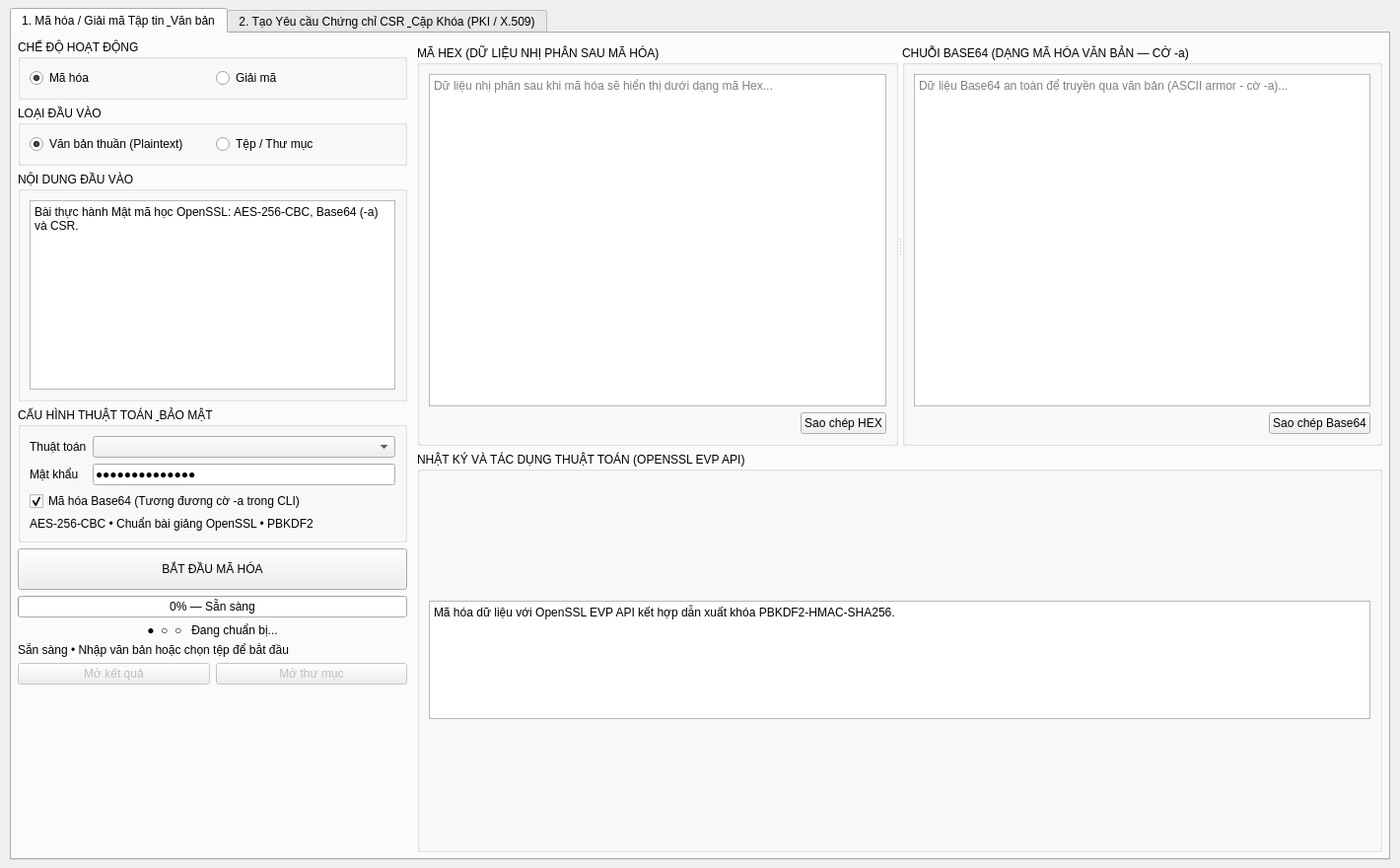
<?xml version="1.0" encoding="UTF-8"?>
<ui version="4.0">
 <class>MainWindow</class>
 <widget class="QMainWindow" name="MainWindow">
  <property name="geometry">
   <rect>
    <x>0</x>
    <y>0</y>
    <width>1420</width>
    <height>880</height>
   </rect>
  </property>
  <property name="windowTitle">
   <string>CryptoLab — An Toàn Thông Tin &amp; Mật Mã Ứng Dụng (Qt 6 / OpenSSL)</string>
  </property>
  <widget class="QWidget" name="centralwidget">
   <layout class="QVBoxLayout" name="mainVerticalLayout">
    <property name="spacing">
     <number>6</number>
    </property>
    <property name="leftMargin">
     <number>10</number>
    </property>
    <property name="topMargin">
     <number>8</number>
    </property>
    <property name="rightMargin">
     <number>10</number>
    </property>
    <property name="bottomMargin">
     <number>8</number>
    </property>
    <item>
     <widget class="QTabWidget" name="mainTabWidget">
      <property name="currentIndex">
       <number>0</number>
      </property>
      <widget class="QWidget" name="tabCrypto">
       <attribute name="title">
        <string>1. Mã hóa / Giải mã Tập tin &amp; Văn bản</string>
       </attribute>
       <layout class="QHBoxLayout" name="cryptoTabLayout">
        <property name="spacing">
         <number>10</number>
        </property>
        <property name="leftMargin">
         <number>6</number>
        </property>
        <property name="topMargin">
         <number>6</number>
        </property>
        <property name="rightMargin">
         <number>6</number>
        </property>
        <property name="bottomMargin">
         <number>6</number>
        </property>
        <item>
         <widget class="QWidget" name="controlPanel" native="true">
          <property name="minimumSize">
           <size>
            <width>380</width>
            <height>0</height>
           </size>
          </property>
          <property name="maximumSize">
           <size>
            <width>395</width>
            <height>16777215</height>
           </size>
          </property>
          <layout class="QVBoxLayout" name="controlLayout">
           <property name="spacing">
            <number>6</number>
           </property>
           <property name="leftMargin">
            <number>0</number>
           </property>
           <property name="topMargin">
            <number>0</number>
           </property>
           <property name="rightMargin">
            <number>0</number>
           </property>
           <property name="bottomMargin">
            <number>0</number>
           </property>
           <item>
            <widget class="QGroupBox" name="modeGroup">
             <property name="title">
              <string>CHẾ ĐỘ HOẠT ĐỘNG</string>
             </property>
             <layout class="QHBoxLayout" name="modeLayout">
              <item>
               <widget class="QRadioButton" name="encryptMode">
                <property name="text">
                 <string>Mã hóa</string>
                </property>
                <property name="checked">
                 <bool>true</bool>
                </property>
               </widget>
              </item>
              <item>
               <widget class="QRadioButton" name="decryptMode">
                <property name="text">
                 <string>Giải mã</string>
                </property>
               </widget>
              </item>
             </layout>
            </widget>
           </item>
           <item>
            <widget class="QGroupBox" name="inputTypeGroup">
             <property name="title">
              <string>LOẠI ĐẦU VÀO</string>
             </property>
             <layout class="QHBoxLayout" name="inputTypeLayout">
              <item>
               <widget class="QRadioButton" name="textModeRadio">
                <property name="text">
                 <string>Văn bản thuần (Plaintext)</string>
                </property>
                <property name="checked">
                 <bool>true</bool>
                </property>
               </widget>
              </item>
              <item>
               <widget class="QRadioButton" name="fileModeRadio">
                <property name="text">
                 <string>Tệp / Thư mục</string>
                </property>
               </widget>
              </item>
             </layout>
            </widget>
           </item>
           <item>
            <widget class="QGroupBox" name="sourceGroup">
             <property name="title">
              <string>NỘI DUNG ĐẦU VÀO</string>
             </property>
             <layout class="QVBoxLayout" name="sourceLayout">
              <property name="spacing">
               <number>4</number>
              </property>
              <item>
               <widget class="QStackedWidget" name="inputStack">
                <property name="currentIndex">
                 <number>0</number>
                </property>
                <widget class="QWidget" name="textInputPage">
                 <layout class="QVBoxLayout" name="textInputLayout">
                  <property name="leftMargin">
                   <number>0</number>
                  </property>
                  <property name="topMargin">
                   <number>0</number>
                  </property>
                  <property name="rightMargin">
                   <number>0</number>
                  </property>
                  <property name="bottomMargin">
                   <number>0</number>
                  </property>
                  <item>
                   <widget class="QPlainTextEdit" name="textInputEdit">
                    <property name="placeholderText">
                     <string>Nhập chuỗi văn bản cần mã hóa (hoặc dán bản mã Hex/Base64 để giải mã)...</string>
                    </property>
                    <property name="plainText">
                     <string>Bài thực hành Mật mã học OpenSSL: AES-256-CBC, Base64 (-a) và CSR.</string>
                    </property>
                   </widget>
                  </item>
                 </layout>
                </widget>
                <widget class="QWidget" name="fileInputPage">
                 <layout class="QVBoxLayout" name="fileInputLayout">
                  <property name="leftMargin">
                   <number>0</number>
                  </property>
                  <property name="topMargin">
                   <number>0</number>
                  </property>
                  <property name="rightMargin">
                   <number>0</number>
                  </property>
                  <property name="bottomMargin">
                   <number>0</number>
                  </property>
                  <item>
                   <layout class="QHBoxLayout" name="inputRowLayout">
                    <item>
                     <widget class="QLineEdit" name="inputEdit">
                      <property name="placeholderText">
                       <string>Kéo thả tệp hoặc thư mục...</string>
                      </property>
                     </widget>
                    </item>
                    <item>
                     <widget class="QPushButton" name="inputButton">
                      <property name="text">
                       <string>Tệp</string>
                      </property>
                     </widget>
                    </item>
                    <item>
                     <widget class="QPushButton" name="folderButton">
                      <property name="text">
                       <string>Thư mục</string>
                      </property>
                     </widget>
                    </item>
                   </layout>
                  </item>
                  <item>
                   <layout class="QHBoxLayout" name="outputRowLayout">
                    <item>
                     <widget class="QLineEdit" name="outputEdit">
                      <property name="placeholderText">
                       <string>Đường dẫn tệp kết quả...</string>
                      </property>
                     </widget>
                    </item>
                    <item>
                     <widget class="QPushButton" name="outputButton">
                      <property name="text">
                       <string>…</string>
                      </property>
                     </widget>
                    </item>
                   </layout>
                  </item>
                  <item>
                   <widget class="QLabel" name="fileInfoLabel">
                    <property name="text">
                     <string>Chưa chọn tệp hoặc thư mục</string>
                    </property>
                    <property name="wordWrap">
                     <bool>true</bool>
                    </property>
                   </widget>
                  </item>
                 </layout>
                </widget>
               </widget>
              </item>
             </layout>
            </widget>
           </item>
           <item>
            <widget class="QGroupBox" name="securityGroup">
             <property name="title">
              <string>CẤU HÌNH THUẬT TOÁN &amp; BẢO MẬT</string>
             </property>
             <layout class="QFormLayout" name="securityLayout">
              <item row="0" column="0">
               <widget class="QLabel" name="algorithmLabel">
                <property name="text">
                 <string>Thuật toán</string>
                </property>
               </widget>
              </item>
              <item row="0" column="1">
               <widget class="QComboBox" name="algorithmBox"/>
              </item>
              <item row="1" column="0">
               <widget class="QLabel" name="passwordLabel">
                <property name="text">
                 <string>Mật khẩu</string>
                </property>
               </widget>
              </item>
              <item row="1" column="1">
               <widget class="QLineEdit" name="passwordEdit">
                <property name="echoMode">
                 <enum>QLineEdit::EchoMode::Password</enum>
                </property>
                <property name="placeholderText">
                 <string>Nhập mật khẩu an toàn...</string>
                </property>
                <property name="text">
                 <string>MatKhauLab2026</string>
                </property>
               </widget>
              </item>
              <item row="2" column="0" colspan="2">
               <widget class="QCheckBox" name="base64Check">
                <property name="text">
                 <string>Mã hóa Base64 (Tương đương cờ -a trong CLI)</string>
                </property>
                <property name="checked">
                 <bool>true</bool>
                </property>
               </widget>
              </item>
              <item row="3" column="0" colspan="2">
               <widget class="QLabel" name="algorithmInfo">
                <property name="text">
                 <string>AES-256-CBC • Chuẩn bài giảng OpenSSL • PBKDF2</string>
                </property>
                <property name="wordWrap">
                 <bool>true</bool>
                </property>
               </widget>
              </item>
             </layout>
            </widget>
           </item>
           <item>
            <widget class="QPushButton" name="runButton">
             <property name="minimumSize">
              <size>
               <width>0</width>
               <height>42</height>
              </size>
             </property>
             <property name="text">
              <string>BẮT ĐẦU MÃ HÓA</string>
             </property>
            </widget>
           </item>
           <item>
            <widget class="QProgressBar" name="progressBar">
             <property name="value">
              <number>0</number>
             </property>
             <property name="format">
              <string>%p% — Sẵn sàng</string>
             </property>
            </widget>
           </item>
           <item>
            <widget class="QLabel" name="loadingLabel">
             <property name="text">
              <string>●  ○  ○   Đang chuẩn bị...</string>
             </property>
             <property name="alignment">
              <set>Qt::AlignmentFlag::AlignCenter</set>
             </property>
             <property name="visible">
              <bool>false</bool>
             </property>
            </widget>
           </item>
           <item>
            <widget class="QLabel" name="statusLabel">
             <property name="text">
              <string>Sẵn sàng • Nhập văn bản hoặc chọn tệp để bắt đầu</string>
             </property>
             <property name="wordWrap">
              <bool>true</bool>
             </property>
            </widget>
           </item>
           <item>
            <widget class="QWidget" name="fileActionWidget" native="true">
             <layout class="QHBoxLayout" name="openLayout">
              <property name="leftMargin">
               <number>0</number>
              </property>
              <property name="topMargin">
               <number>0</number>
              </property>
              <property name="rightMargin">
               <number>0</number>
              </property>
              <property name="bottomMargin">
               <number>0</number>
              </property>
              <item>
               <widget class="QPushButton" name="openResultButton">
                <property name="enabled">
                 <bool>false</bool>
                </property>
                <property name="text">
                 <string>Mở kết quả</string>
                </property>
               </widget>
              </item>
              <item>
               <widget class="QPushButton" name="openFolderButton">
                <property name="enabled">
                 <bool>false</bool>
                </property>
                <property name="text">
                 <string>Mở thư mục</string>
                </property>
               </widget>
              </item>
             </layout>
            </widget>
           </item>
           <item>
            <spacer name="leftSpacer">
             <property name="orientation">
              <enum>Qt::Orientation::Vertical</enum>
             </property>
             <property name="sizeHint" stdset="0">
              <size>
               <width>20</width>
               <height>10</height>
              </size>
             </property>
            </spacer>
           </item>
          </layout>
         </widget>
        </item>
        <item>
         <widget class="QWidget" name="workPanel" native="true">
          <layout class="QVBoxLayout" name="workLayout">
           <property name="spacing">
            <number>6</number>
           </property>
           <property name="leftMargin">
            <number>0</number>
           </property>
           <property name="topMargin">
            <number>0</number>
           </property>
           <property name="rightMargin">
            <number>0</number>
           </property>
           <property name="bottomMargin">
            <number>0</number>
           </property>
           <item>
            <widget class="TransmissionWidget" name="transmissionWidget" native="true"/>
           </item>
           <item>
            <widget class="QStackedWidget" name="outputStack">
             <property name="currentIndex">
              <number>0</number>
             </property>
             <widget class="QWidget" name="textOutputPage">
              <layout class="QVBoxLayout" name="textOutputLayout">
               <property name="leftMargin">
                <number>0</number>
               </property>
               <property name="topMargin">
                <number>0</number>
               </property>
               <property name="rightMargin">
                <number>0</number>
               </property>
               <property name="bottomMargin">
                <number>0</number>
               </property>
               <item>
                <widget class="QSplitter" name="textOutputSplitter">
                 <property name="orientation">
                  <enum>Qt::Orientation::Horizontal</enum>
                 </property>
                 <widget class="QGroupBox" name="hexGroup">
                  <property name="title">
                   <string>MÃ HEX (DỮ LIỆU NHỊ PHÂN SAU MÃ HÓA)</string>
                  </property>
                  <layout class="QVBoxLayout" name="hexLayout">
                   <item>
                    <widget class="QPlainTextEdit" name="hexOutputEdit">
                     <property name="readOnly">
                      <bool>true</bool>
                     </property>
                     <property name="placeholderText">
                      <string>Dữ liệu nhị phân sau khi mã hóa sẽ hiển thị dưới dạng mã Hex...</string>
                     </property>
                    </widget>
                   </item>
                   <item>
                    <layout class="QHBoxLayout" name="hexActionLayout">
                     <item>
                      <spacer name="hexSpacer">
                       <property name="orientation">
                        <enum>Qt::Orientation::Horizontal</enum>
                       </property>
                       <property name="sizeHint" stdset="0">
                        <size>
                         <width>40</width>
                         <height>20</height>
                        </size>
                       </property>
                      </spacer>
                     </item>
                     <item>
                      <widget class="QPushButton" name="copyHexButton">
                       <property name="text">
                        <string>Sao chép HEX</string>
                       </property>
                      </widget>
                     </item>
                    </layout>
                   </item>
                  </layout>
                 </widget>
                 <widget class="QGroupBox" name="base64Group">
                  <property name="title">
                   <string>CHUỖI BASE64 (DẠNG MÃ HÓA VĂN BẢN — CỜ -a)</string>
                  </property>
                  <layout class="QVBoxLayout" name="base64Layout">
                   <item>
                    <widget class="QPlainTextEdit" name="base64OutputEdit">
                     <property name="readOnly">
                      <bool>true</bool>
                     </property>
                     <property name="placeholderText">
                      <string>Dữ liệu Base64 an toàn để truyền qua văn bản (ASCII armor - cờ -a)...</string>
                     </property>
                    </widget>
                   </item>
                   <item>
                    <layout class="QHBoxLayout" name="base64ActionLayout">
                     <item>
                      <spacer name="base64Spacer">
                       <property name="orientation">
                        <enum>Qt::Orientation::Horizontal</enum>
                       </property>
                       <property name="sizeHint" stdset="0">
                        <size>
                         <width>40</width>
                         <height>20</height>
                        </size>
                       </property>
                      </spacer>
                     </item>
                     <item>
                      <widget class="QPushButton" name="copyBase64Button">
                       <property name="text">
                        <string>Sao chép Base64</string>
                       </property>
                      </widget>
                     </item>
                    </layout>
                   </item>
                  </layout>
                 </widget>
                </widget>
               </item>
              </layout>
             </widget>
             <widget class="QWidget" name="fileOutputPage">
              <layout class="QVBoxLayout" name="fileOutputLayout">
               <property name="leftMargin">
                <number>0</number>
               </property>
               <property name="topMargin">
                <number>0</number>
               </property>
               <property name="rightMargin">
                <number>0</number>
               </property>
               <property name="bottomMargin">
                <number>0</number>
               </property>
               <item>
                <widget class="QSplitter" name="previewSplitter">
                 <property name="orientation">
                  <enum>Qt::Orientation::Horizontal</enum>
                 </property>
                 <widget class="QGroupBox" name="sourcePreviewGroup">
                  <property name="title">
                   <string>NGUỒN • Xem trước</string>
                  </property>
                  <layout class="QVBoxLayout" name="sourcePreviewLayout">
                   <item>
                    <widget class="FilePreview" name="sourcePreview" native="true"/>
                   </item>
                  </layout>
                 </widget>
                 <widget class="QGroupBox" name="resultPreviewGroup">
                  <property name="title">
                   <string>KẾT QUẢ • Xem trước</string>
                  </property>
                  <layout class="QVBoxLayout" name="resultPreviewLayout">
                   <item>
                    <widget class="FilePreview" name="resultPreview" native="true"/>
                   </item>
                  </layout>
                 </widget>
                </widget>
               </item>
              </layout>
             </widget>
            </widget>
           </item>
           <item>
            <widget class="QGroupBox" name="detailGroup">
             <property name="title">
              <string>NHẬT KÝ VÀ TÁC DỤNG THUẬT TOÁN (OPENSSL EVP API)</string>
             </property>
             <layout class="QVBoxLayout" name="detailLayout">
              <item>
               <widget class="QPlainTextEdit" name="detailText">
                <property name="maximumSize">
                 <size>
                  <width>16777215</width>
                  <height>120</height>
                 </size>
                </property>
                <property name="readOnly">
                 <bool>true</bool>
                </property>
                <property name="plainText">
                 <string>Mã hóa dữ liệu với OpenSSL EVP API kết hợp dẫn xuất khóa PBKDF2-HMAC-SHA256.</string>
                </property>
               </widget>
              </item>
             </layout>
            </widget>
           </item>
          </layout>
         </widget>
        </item>
       </layout>
      </widget>
      <widget class="QWidget" name="tabCsr">
       <attribute name="title">
        <string>2. Tạo Yêu cầu Chứng chỉ CSR &amp; Cặp Khóa (PKI / X.509)</string>
       </attribute>
       <layout class="QHBoxLayout" name="csrTabLayout">
        <property name="spacing">
         <number>10</number>
        </property>
        <property name="leftMargin">
         <number>6</number>
        </property>
        <property name="topMargin">
         <number>6</number>
        </property>
        <property name="rightMargin">
         <number>6</number>
        </property>
        <property name="bottomMargin">
         <number>6</number>
        </property>
        <item>
         <widget class="QWidget" name="csrControlPanel" native="true">
          <property name="minimumSize">
           <size>
            <width>380</width>
            <height>0</height>
           </size>
          </property>
          <property name="maximumSize">
           <size>
            <width>395</width>
            <height>16777215</height>
           </size>
          </property>
          <layout class="QVBoxLayout" name="csrControlLayout">
           <property name="spacing">
            <number>6</number>
           </property>
           <property name="leftMargin">
            <number>0</number>
           </property>
           <property name="topMargin">
            <number>0</number>
           </property>
           <property name="rightMargin">
            <number>0</number>
           </property>
           <property name="bottomMargin">
            <number>0</number>
           </property>
           <item>
            <widget class="QGroupBox" name="csrSubjectGroup">
             <property name="title">
              <string>THÔNG TIN CHỦ THỂ (X.509 SUBJECT DN)</string>
             </property>
             <layout class="QFormLayout" name="csrSubjectLayout">
              <property name="horizontalSpacing">
               <number>8</number>
              </property>
              <property name="verticalSpacing">
               <number>6</number>
              </property>
              <item row="0" column="0">
               <widget class="QLabel" name="csrCnLabel">
                <property name="text">
                 <string>Common Name (CN)*</string>
                </property>
               </widget>
              </item>
              <item row="0" column="1">
               <widget class="QLineEdit" name="csrCnEdit">
                <property name="placeholderText">
                 <string>example.com hoặc sinhvien.edu.vn</string>
                </property>
                <property name="text">
                 <string>cryptolab.local</string>
                </property>
               </widget>
              </item>
              <item row="1" column="0">
               <widget class="QLabel" name="csrOLabel">
                <property name="text">
                 <string>Organization (O)</string>
                </property>
               </widget>
              </item>
              <item row="1" column="1">
               <widget class="QLineEdit" name="csrOEdit">
                <property name="placeholderText">
                 <string>Tên công ty hoặc Trường ĐH</string>
                </property>
                <property name="text">
                 <string>CryptoLab Security Academy</string>
                </property>
               </widget>
              </item>
              <item row="2" column="0">
               <widget class="QLabel" name="csrOuLabel">
                <property name="text">
                 <string>Department (OU)</string>
                </property>
               </widget>
              </item>
              <item row="2" column="1">
               <widget class="QLineEdit" name="csrOuEdit">
                <property name="placeholderText">
                 <string>Khoa CNTT / An Toàn Thông Tin</string>
                </property>
                <property name="text">
                 <string>Cyber Security Lab</string>
                </property>
               </widget>
              </item>
              <item row="3" column="0">
               <widget class="QLabel" name="csrCLabel">
                <property name="text">
                 <string>Country (C)</string>
                </property>
               </widget>
              </item>
              <item row="3" column="1">
               <widget class="QLineEdit" name="csrCEdit">
                <property name="maxLength">
                 <number>2</number>
                </property>
                <property name="placeholderText">
                 <string>Mã 2 ký tự (VN, US, JP...)</string>
                </property>
                <property name="text">
                 <string>VN</string>
                </property>
               </widget>
              </item>
              <item row="4" column="0">
               <widget class="QLabel" name="csrStLabel">
                <property name="text">
                 <string>State / Province (ST)</string>
                </property>
               </widget>
              </item>
              <item row="4" column="1">
               <widget class="QLineEdit" name="csrStEdit">
                <property name="placeholderText">
                 <string>Tỉnh / Thành phố</string>
                </property>
                <property name="text">
                 <string>Ha Noi</string>
                </property>
               </widget>
              </item>
              <item row="5" column="0">
               <widget class="QLabel" name="csrLLabel">
                <property name="text">
                 <string>Locality / City (L)</string>
                </property>
               </widget>
              </item>
              <item row="5" column="1">
               <widget class="QLineEdit" name="csrLEdit">
                <property name="placeholderText">
                 <string>Quận / Huyện</string>
                </property>
                <property name="text">
                 <string>Cau Giay</string>
                </property>
               </widget>
              </item>
              <item row="6" column="0">
               <widget class="QLabel" name="csrEmailLabel">
                <property name="text">
                 <string>Email Address</string>
                </property>
               </widget>
              </item>
              <item row="6" column="1">
               <widget class="QLineEdit" name="csrEmailEdit">
                <property name="placeholderText">
                 <string>admin@cryptolab.local</string>
                </property>
                <property name="text">
                 <string>security@cryptolab.local</string>
                </property>
               </widget>
              </item>
             </layout>
            </widget>
           </item>
           <item>
            <widget class="QGroupBox" name="csrKeyConfigGroup">
             <property name="title">
              <string>CẤU HÌNH CẶP KHÓA &amp; BĂM KÝ SỐ</string>
             </property>
             <layout class="QFormLayout" name="csrKeyConfigLayout">
              <item row="0" column="0">
               <widget class="QLabel" name="csrKeyTypeLabel">
                <property name="text">
                 <string>Loại cặp khóa</string>
                </property>
               </widget>
              </item>
              <item row="0" column="1">
               <widget class="QComboBox" name="csrKeyTypeCombo"/>
              </item>
              <item row="1" column="0">
               <widget class="QLabel" name="csrDigestLabel">
                <property name="text">
                 <string>Hàm băm ký số</string>
                </property>
               </widget>
              </item>
              <item row="1" column="1">
               <widget class="QComboBox" name="csrDigestCombo"/>
              </item>
             </layout>
            </widget>
           </item>
           <item>
            <widget class="QPushButton" name="csrGenerateButton">
             <property name="minimumSize">
              <size>
               <width>0</width>
               <height>42</height>
              </size>
             </property>
             <property name="text">
              <string>SINH CẶP KHÓA &amp; TẠO CSR</string>
             </property>
            </widget>
           </item>
           <item>
            <layout class="QHBoxLayout" name="csrSaveLayout">
             <item>
              <widget class="QPushButton" name="csrSaveKeyButton">
               <property name="enabled">
                <bool>false</bool>
               </property>
               <property name="text">
                <string>Lưu Khóa (.key)</string>
               </property>
              </widget>
             </item>
             <item>
              <widget class="QPushButton" name="csrSaveCsrButton">
               <property name="enabled">
                <bool>false</bool>
               </property>
               <property name="text">
                <string>Lưu CSR (.csr)</string>
               </property>
              </widget>
             </item>
            </layout>
           </item>
           <item>
            <widget class="QLabel" name="csrStatusLabel">
             <property name="text">
              <string>Sẵn sàng • Nhấn nút để sinh khóa và tạo yêu cầu CSR</string>
             </property>
             <property name="wordWrap">
              <bool>true</bool>
             </property>
            </widget>
           </item>
           <item>
            <spacer name="csrLeftSpacer">
             <property name="orientation">
              <enum>Qt::Orientation::Vertical</enum>
             </property>
             <property name="sizeHint" stdset="0">
              <size>
               <width>20</width>
               <height>20</height>
              </size>
             </property>
            </spacer>
           </item>
          </layout>
         </widget>
        </item>
        <item>
         <widget class="QWidget" name="csrWorkPanel" native="true">
          <layout class="QVBoxLayout" name="csrWorkLayout">
           <property name="spacing">
            <number>6</number>
           </property>
           <property name="leftMargin">
            <number>0</number>
           </property>
           <property name="topMargin">
            <number>0</number>
           </property>
           <property name="rightMargin">
            <number>0</number>
           </property>
           <property name="bottomMargin">
            <number>0</number>
           </property>
           <item>
            <widget class="QSplitter" name="csrOutputSplitter">
             <property name="orientation">
              <enum>Qt::Orientation::Horizontal</enum>
             </property>
             <widget class="QGroupBox" name="csrKeyGroup">
              <property name="title">
               <string>KHÓA RIÊNG TƯ (PRIVATE KEY — ĐỊNH DẠNG PEM)</string>
              </property>
              <layout class="QVBoxLayout" name="csrKeyGroupLayout">
               <item>
                <widget class="QPlainTextEdit" name="csrKeyEdit">
                 <property name="readOnly">
                  <bool>true</bool>
                 </property>
                 <property name="placeholderText">
                  <string>Khóa bí mật (Private Key) được sinh ngẫu nhiên an toàn bằng OpenSSL EVP API...</string>
                 </property>
                </widget>
               </item>
               <item>
                <layout class="QHBoxLayout" name="copyKeyLayout">
                 <item>
                  <spacer name="copyKeySpacer">
                   <property name="orientation">
                    <enum>Qt::Orientation::Horizontal</enum>
                   </property>
                   <property name="sizeHint" stdset="0">
                    <size>
                     <width>40</width>
                     <height>20</height>
                    </size>
                   </property>
                  </spacer>
                 </item>
                 <item>
                  <widget class="QPushButton" name="copyKeyButton">
                   <property name="text">
                    <string>Sao chép Khóa</string>
                   </property>
                  </widget>
                 </item>
                </layout>
               </item>
              </layout>
             </widget>
             <widget class="QGroupBox" name="csrReqGroup">
              <property name="title">
               <string>YÊU CẦU CHỨNG CHỈ (CSR — ĐỊNH DẠNG PEM)</string>
              </property>
              <layout class="QVBoxLayout" name="csrReqGroupLayout">
               <item>
                <widget class="QPlainTextEdit" name="csrOutputEdit">
                 <property name="readOnly">
                  <bool>true</bool>
                 </property>
                 <property name="placeholderText">
                  <string>Chứng chỉ yêu cầu CSR (Certificate Signing Request) sẵn sàng gửi đến CA...</string>
                 </property>
                </widget>
               </item>
               <item>
                <layout class="QHBoxLayout" name="copyCsrLayout">
                 <item>
                  <spacer name="copyCsrSpacer">
                   <property name="orientation">
                    <enum>Qt::Orientation::Horizontal</enum>
                   </property>
                   <property name="sizeHint" stdset="0">
                    <size>
                     <width>40</width>
                     <height>20</height>
                    </size>
                   </property>
                  </spacer>
                 </item>
                 <item>
                  <widget class="QPushButton" name="copyCsrButton">
                   <property name="text">
                    <string>Sao chép CSR</string>
                   </property>
                  </widget>
                 </item>
                </layout>
               </item>
              </layout>
             </widget>
            </widget>
           </item>
           <item>
            <widget class="QGroupBox" name="csrDetailsGroup">
             <property name="title">
              <string>CHI TIẾT PHÂN TÍCH CẤU TRÚC X.509 CSR (ASN.1 PARSER)</string>
             </property>
             <layout class="QVBoxLayout" name="csrDetailsLayout">
              <item>
               <widget class="QPlainTextEdit" name="csrDetailsEdit">
                <property name="maximumSize">
                 <size>
                  <width>16777215</width>
                  <height>140</height>
                 </size>
                </property>
                <property name="readOnly">
                 <bool>true</bool>
                </property>
                <property name="placeholderText">
                 <string>Thông tin giải mã cấu trúc ASN.1/X.509 của CSR sau khi sinh...</string>
                </property>
               </widget>
              </item>
             </layout>
            </widget>
           </item>
          </layout>
         </widget>
        </item>
       </layout>
      </widget>
     </widget>
    </item>
   </layout>
  </widget>
 </widget>
 <customwidgets>
  <customwidget>
   <class>FilePreview</class>
   <extends>QWidget</extends>
   <header>filepreview.h</header>
   <container>1</container>
  </customwidget>
  <customwidget>
   <class>TransmissionWidget</class>
   <extends>QWidget</extends>
   <header>transmissionwidget.h</header>
   <container>1</container>
  </customwidget>
 </customwidgets>
 <resources/>
 <connections/>
</ui>
